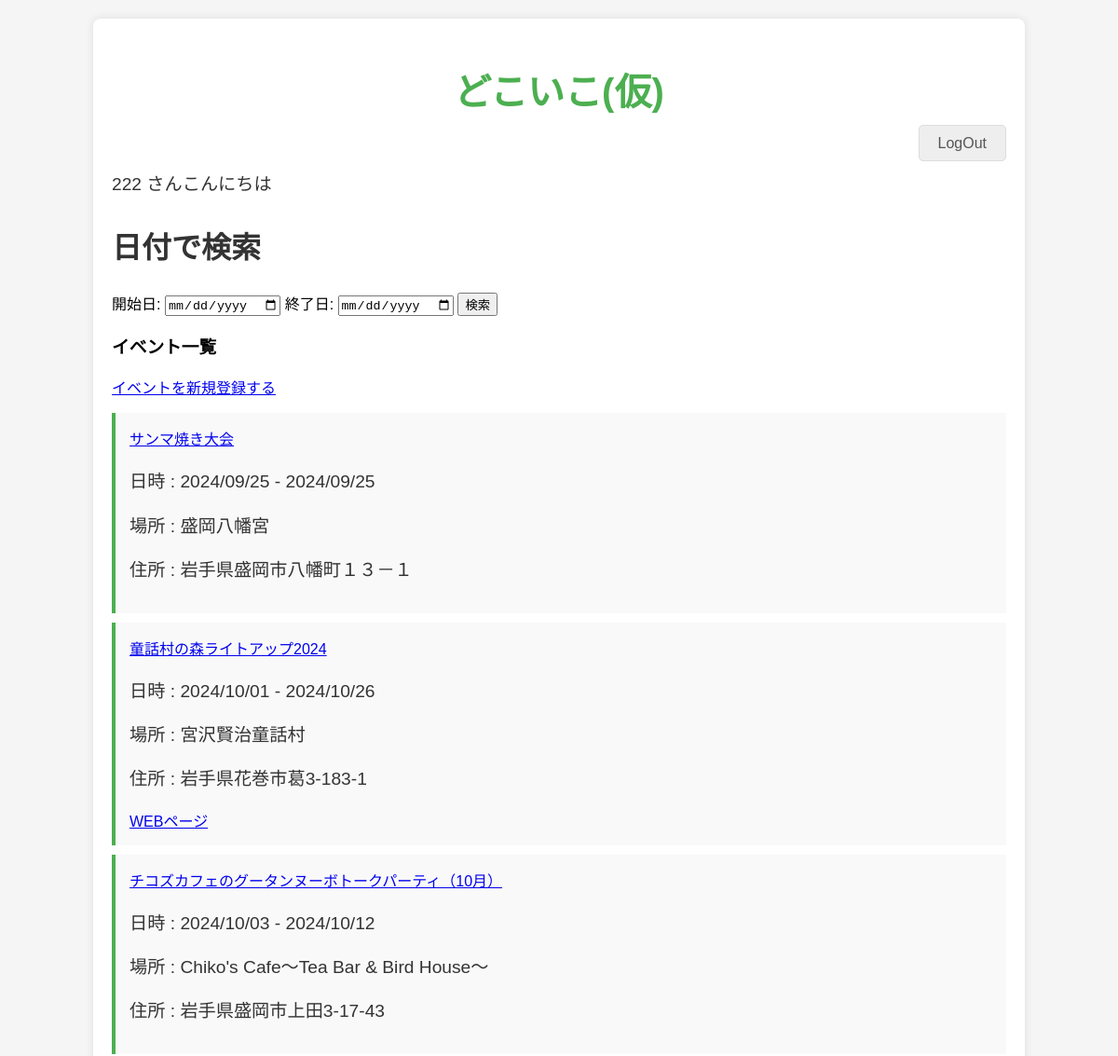
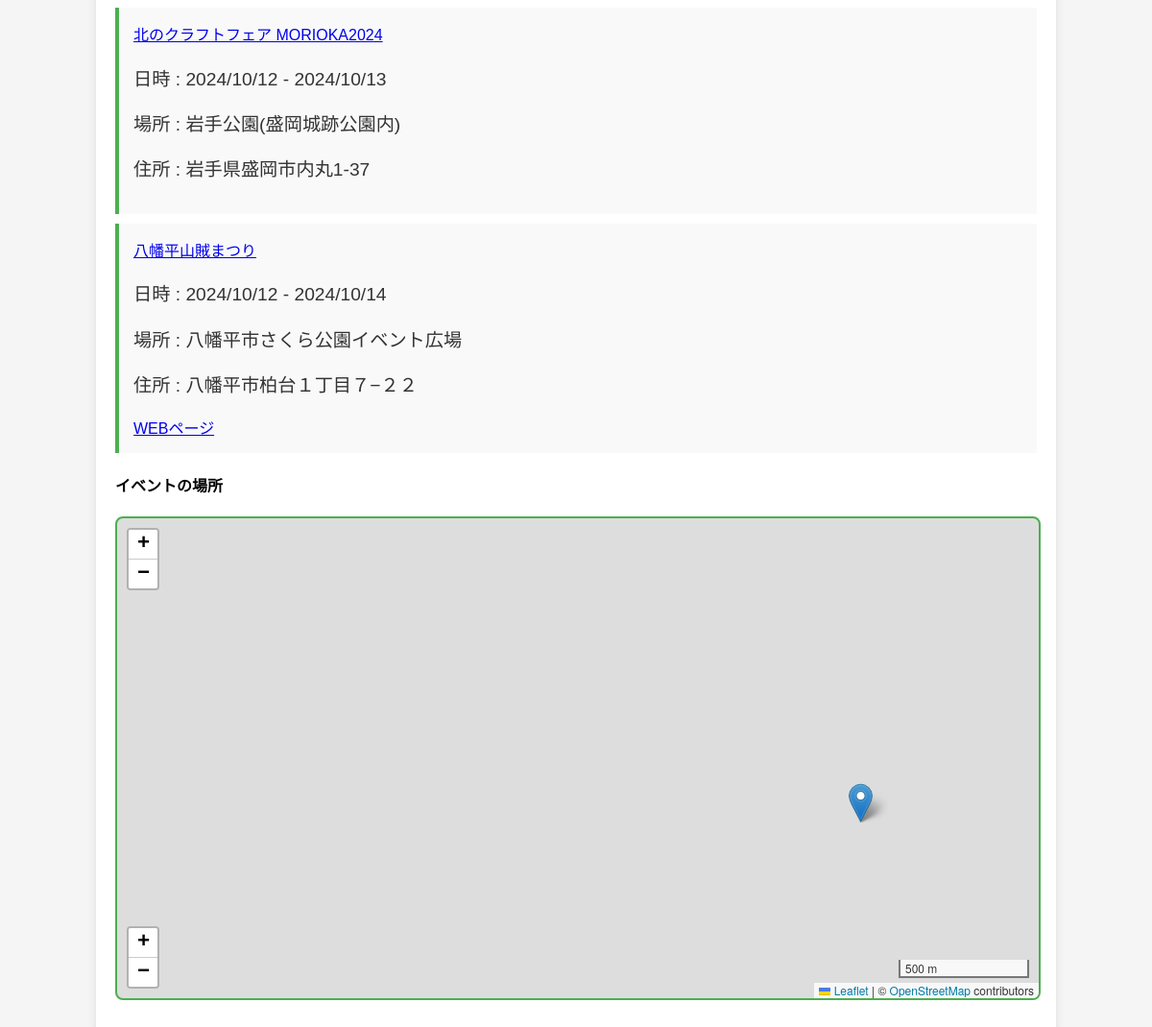
The page / (signed in) on the database its author committed (2 pictures, top to bottom).
### config.py (models this page shows, shortened)
class User(UserMixin, Model):
    id = IntegerField(primary_key=True)
    name = CharField(unique=True)
    email = CharField(unique=True)
    password = TextField()
    class Meta:
        database = db
        table_name = "users"

class Event(Model):
    name = CharField()
    content = TextField(null=True)
    start_date = DateTimeField(null=True)
    end_date = DateTimeField(null=True)
    place = CharField()
    address = CharField()
    url = CharField(null=True)
    image = CharField(null=True)  # 画像ファイル名を保存するフィールド
    lat = CharField(null=True)
    lng = CharField(null=True)
    def get_start_date(self):  # 日付を変換するメソッドを追加
        if self.start_date:
            if isinstance(self.start_date, str):
                self.start_date = datetime.fromisoformat(self.start_date)
            return self.start_date.strftime("%Y/%m/%d")
        return "未設定"
    def get_end_date(self):  # 日付を変換するメソッドを追加
        if self.end_date:
            if isinstance(self.end_date, str):
                self.end_date = datetime.fromisoformat(self.end_date)
            return self.end_date.strftime("%Y/%m/%d")
        return "未設定"
    class Meta:
        database = db
        table_name = "events"

### app.py (the view)
@app.route("/", methods=["GET", "POST"])
def index():
    start_date_str = request.args.get("start_date")
    end_date_str = request.args.get("end_date")
    try:
        start_date = datetime.strptime(start_date_str, "%Y-%m-%d") if start_date_str else None
        end_date = datetime.strptime(end_date_str, "%Y-%m-%d") if end_date_str else None
    except ValueError:
        return "Invalid date format", 400
    query = Event.select()
    if start_date:
        query = query.where(Event.start_date >= start_date)
    if end_date:
        query = query.where(Event.end_date <= end_date)
    events = query.order_by(Event.start_date)
    return render_template("index.html", events=events)

### app.py (called while the page is built)
@login_manager.user_loader
def load_user(user_id):
    return User.get_by_id(user_id)

### templates/index.html (shortened to what this page needs)
<!DOCTYPE html>
<html lang="ja">
<head>
    <link rel="stylesheet" href="https://unpkg.com/leaflet@1.3.1/dist/leaflet.css" />
    <link rel=stylesheet href="{{ url_for('static', filename='style_index.css') }}">
</head>
<body>
    <div class="page">
        <h1>どこいこ(仮)</h1>
        <div class="metanav">
            {% if not current_user.is_authenticated %}
            <a href="{{ url_for('user_bp.login') }}">LogIn</a>
            <a href="{{ url_for('user_bp.register') }}">Register</a>
            {% else %}
            <a href="{{ url_for('user_bp.logout') }}">LogOut</a>
            {% endif %}
        </div>
        {% if current_user.is_authenticated %}
        <p>{{ current_user.name }} さんこんにちは</p>
        {% else %}
        <p>ログインしていません</p>
        {% endif %}
        <h2>日付で検索</h2>
        <form action="/" method="GET">
            <label for="start_date">開始日:</label>
            <input type="date" id="start_date" name="start_date">
            <label for="end_date">終了日:</label>
            <input type="date" id="end_date" name="end_date">
            <input type="submit" value="検索">
        </form>
        <h3>イベント一覧</h3>
        <a href="{{ url_for('create_events') }}" class="create-event">イベントを新規登録する</a>
        <ul>
            {% for event in events %}
            <li>
                <a href="{{ url_for('event_detail', event_id=event.id) }}" class="event-name">{{ event.name }}</a>
                <p>日時 : {{ event.get_start_date() }} - {{ event.get_end_date() }}</p>
                <p>場所 : {{ event.place }}</p>
                <p>住所 : {{ event.address }}</p>
                {% if event.url %}
                <a href="{{ event.url }}" target="_blank">WEBページ</a>
                {% endif %}
            </li>
            {% else %}
            <li>該当するイベントはありません。</li>
            {% endfor %}
        </ul>
        <h4>イベントの場所</h4>
        <div id="map"></div>
    </div>
</body>
</html>

### static/style_index.css (style rules this page uses)
body { font-family: 'Arial', sans-serif; background-color: #f5f5f5; margin: 0; padding: 0; }
.page { width: 80%; margin: 20px auto; padding: 20px; background-color: #fff; box-shadow: 0 0 10px rgba(0, 0, 0, 0.1); border-radius: 8px; }
h1 { font-size: 2.5em; color: #4CAF50; text-align: center; margin-bottom: 20px; }
.metanav { text-align: right; margin-bottom: 10px; }
.metanav a { color: #555; text-decoration: none; padding: 10px 20px; border: 1px solid #ddd; border-radius: 5px; background-color: #eee; transition: background-color 0.3s; }
p { font-size: 1.2em; color: #333; }
h2 { font-size: 2em; margin-top: 30px; color: #333; }
ul { list-style: none; padding: 0; }
li { background-color: #f9f9f9; margin-bottom: 10px; padding: 15px; border-left: 4px solid #4CAF50; transition: background-color 0.3s; }
#map { width: 100%; height: 500px; margin: 20px 0; border: 2px solid #4CAF50; border-radius: 8px; }

### rows shown on the page
User: name "222"
Event: name "サンマ焼き大会", get_start_date "2024/09/25", get_end_date "2024/09/25", place "盛岡八幡宮", address "岩手県盛岡市八幡町１３－１"
Event: name "童話村の森ライトアップ2024", get_start_date "2024/10/01", get_end_date "2024/10/26", place "宮沢賢治童話村", address "岩手県花巻市葛3-183-1"
Event: name "チコズカフェのグータンヌーボトークパーティ（10月）", get_start_date "2024/10/03", get_end_date "2024/10/12", place "Chiko's Cafe〜Tea Bar & Bird House〜", address "岩手県盛岡市上田3-17-43"
Event: name "北のクラフトフェア MORIOKA2024", get_start_date "2024/10/12", get_end_date "2024/10/13", place "岩手公園(盛岡城跡公園内)", address "岩手県盛岡市内丸1-37"
Event: name "八幡平山賊まつり", get_start_date "2024/10/12", get_end_date "2024/10/14", place "八幡平市さくら公園イベント広場", address "八幡平市柏台１丁目７−２２"
